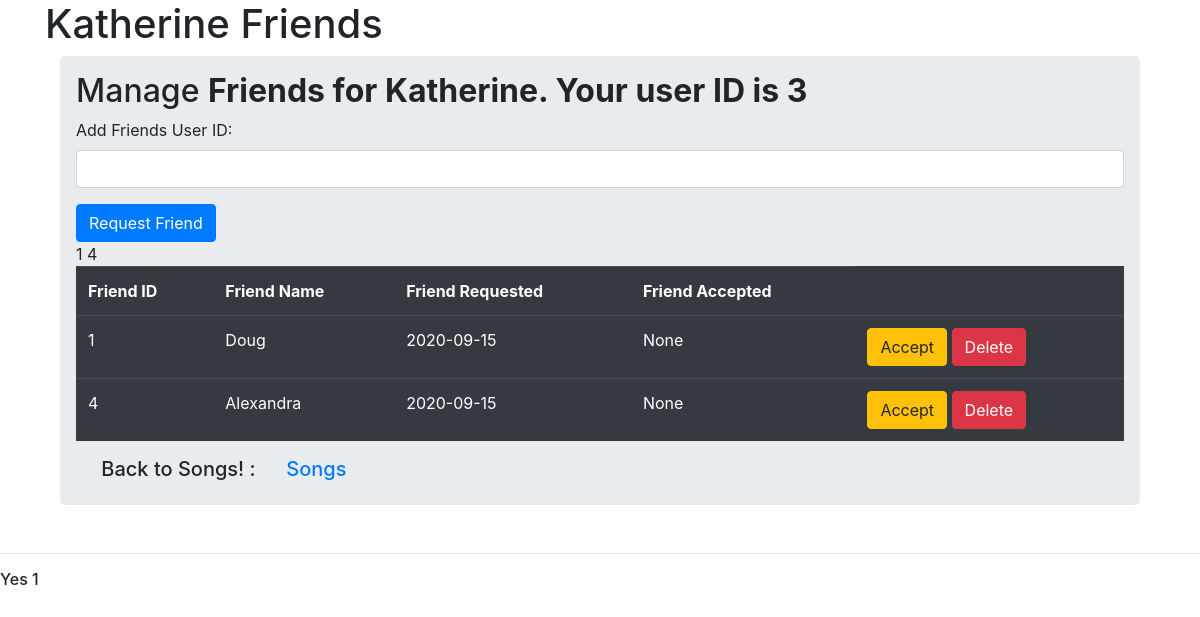
The app's page /friend (signed in) with its own data.
### song6.py (models this page shows)
class User(db.Model):
    id = db.Column(db.Integer, primary_key=True)
    user = db.Column(db.String(40), index=True, unique=True)
    password_hash = db.Column(db.String(128))
    songs = db.relationship('Song', backref='user', lazy=True)
    def __repr__(self):
        return '<User  {}>'.format(self.user)

class Friends(db.Model):
    id = db.Column(db.Integer, primary_key=True)
    user_id = db.Column(db.Integer, db.ForeignKey('user.id'))
    friend_id = db.Column(db.Integer, db.ForeignKey('user.id'))
    friend_name = db.Column(db.String(40))
    user_request = db.Column(db.Date, default=date.today)
    acceptance = db.Column(db.Date)

### song6.py (the view)
@app.route('/friend', methods=['GET', 'POST'])
def friend():
    if 'username' in session:
        print("This is friend home")
        print(session['username'])
        name = (session['username'])
        u = User.query.filter_by(user=name).first()
        friend = Friends.query.filter_by(user_id=u.id).order_by(Friends.friend_id)
        print(friend)
        print(u)
        print(u.id, u.user)
        print(cat)
        return render_template('friends6.html', title=name + ' Friends', user=u, friend=friend)
    else:
        return redirect(url_for('login'))

### templates/friends6.html (shortened to what this page needs)
{% extends "layout6.html" %}
    {% block title %} {{ title }} {% endblock %}
    {% block content %}
    <div class="container">
        <div class="row">
            <div class="col md-12">
                <div class="jumbotron p-3">
                    <h2>Manage <b> Friends for {{ user.user }}. Your user ID is {{ user.id }} </b></h2>
                        <form action="{{url_for('insert_friend')}}" method="POST">
                            <div class="form-group">
                                <label>Add Friends User ID: </label>
                                <input type="number" class="form-control" name="friend_id" required="1">
                            </div>
                            <button class="btn btn-primary" type="submit">Request Friend</button>
                        </form>
                <table class="table table-hover table-dark">
                        <tr>
                            <th>Friend ID</th>
                            <th>Friend Name</th>
                            <th>Friend Requested</th>
                            <th>Friend Accepted</th>
                        </tr>
                        {% for friend in friend %}
                        <tr>
                            <td>{{friend.friend_id}}</td>
                            <td>{{friend.friend_name}}</td>
                            <td>{{friend.user_request}}</td>
                            <td>{{friend.acceptance}}</td>
                            <td>
                                {%if friend.acceptance == None %}
                                <a href="/accept_friend/{{friend.id}}" class="btn btn-warning btn-xs" onclick="return confirm('Sounds great!')">Accept</a>
                                <a href="/delete_friend/{{friend.id}}" class="btn btn-danger btn-xs" onclick="return confirm('Are You Sure?')">Delete</a>
                                {% else %}
                                <a href="/delete_friend/{{friend.id}}" class="btn btn-danger btn-xs" onclick="return confirm('Are You Sure?')">Delete</a>
                            </td>
                            {% endif %}
                        </tr>
                        {% endfor %}
                    </table>
                    <div>
                        <h5>&emsp; Back to Songs! : &emsp; <a href="{{ url_for('user_home') }}">Songs</a></h5>
                    </div>
                </div>
            </div>
        </div>
    </div>
    {% endblock %}

### records on screen
User: user "Katherine", id "3"
Friends: friend_id "1", friend_name "Doug", user_request "2020-09-15", acceptance "None"
Friends: friend_id "4", friend_name "Alexandra", user_request "2020-09-15", acceptance "None"

### other values on screen
{{ title }} "Katherine Friends"
